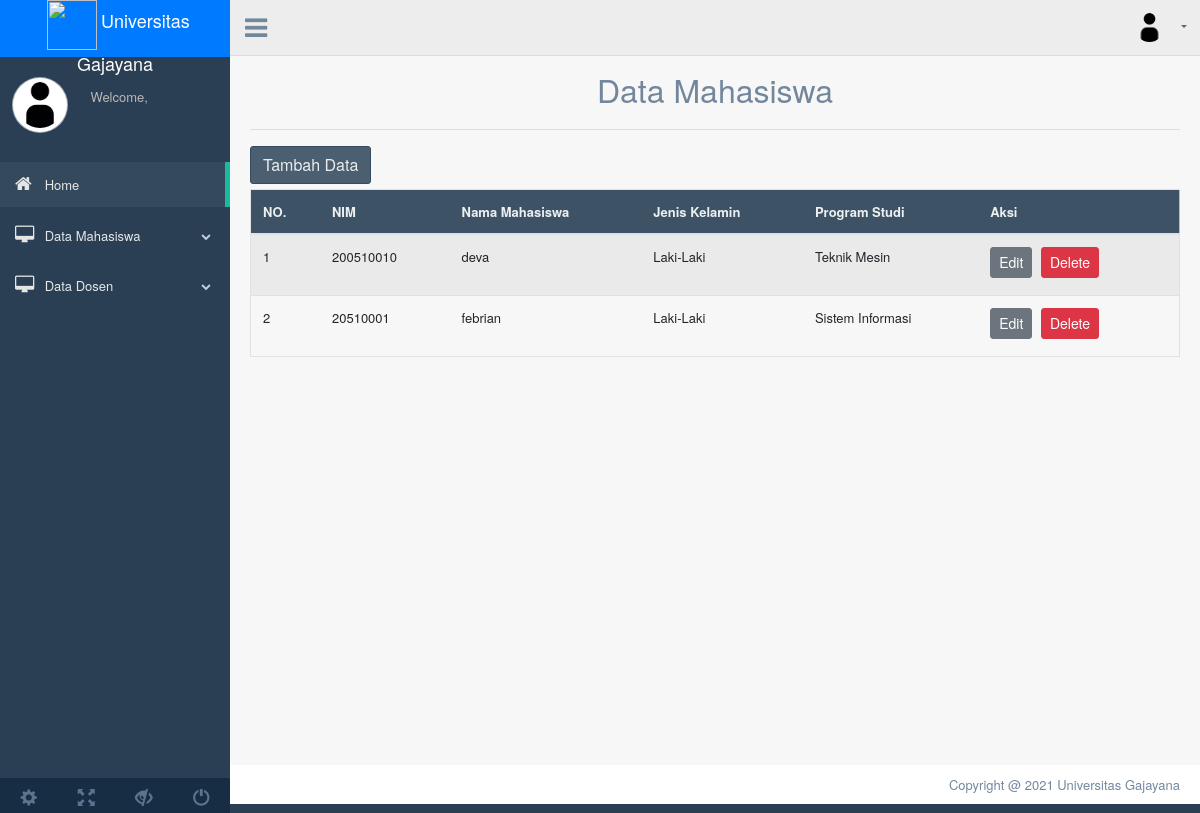
Screenshot of /index.php?page=tampil_mhs with the database file from the repository.
### tables this page shows
CREATE TABLE `mahasiswa` (
  `Nim` int(10) NOT NULL,
  `Nama_Mhs` varchar(50) NOT NULL,
  `Jenis_Kelamin` varchar(50) NOT NULL,
  `Program_Studi` varchar(50) NOT NULL
);

### tampil_data.php (the view, shortened to what this page needs)
<?php
include('koneksi.php');
?>
<div class="container" style="margin-top:20px">
	<center>
		<font size="6">Data Mahasiswa</font>
	</center>
	<hr>
	<a href="index.php?page=tambah_mhs"><button class="btn btn-dark right">Tambah Data</button></a>
	<div class="table-responsive">
		<table class="table table-striped jambo_table bulk_action">
			<thead>
				<tr>
					<th>NO.</th>
					<th>NIM</th>
					<th>Nama Mahasiswa</th>
					<th>Jenis Kelamin</th>
					<th>Program Studi</th>
					<th>Aksi</th>
				</tr>
			</thead>
			<tbody>
				<?php
				$sql = mysqli_query($conn, "SELECT * FROM mahasiswa ORDER BY Nim DESC") or die(mysqli_error($conn));
				if (mysqli_num_rows($sql) > 0) {
					$no = 1;
					while ($data = mysqli_fetch_assoc($sql)) {
						echo '
						<tr>
							<td>' . $no . '</td>
							<td>' . $data['Nim'] . '</td>
							<td>' . $data['Nama_Mhs'] . '</td>
							<td>' . $data['Jenis_Kelamin'] . '</td>
							<td>' . $data['Program_Studi'] . '</td>
							<td>
								<a href="index.php?page=edit_mhs&Nim=' . $data['Nim'] . '" class="btn btn-secondary btn-sm">Edit</a>
								<a href="delete.php?Nim=' . $data['Nim'] . '" class="btn btn-danger btn-sm" onclick="return confirm(\'Yakin ingin menghapus data ini?\')">Delete</a>
							</td>
						</tr>
						';
						$no++;
					}
				} else {
					echo '
					<tr>
						<td colspan="6">Tidak ada data.</td>
					</tr>
					';
				}
				?>
		</table>
	</div>
</div>

### rows the page displays
mahasiswa: Nim "200510010", Nama_Mhs "deva", Jenis_Kelamin "Laki-Laki", Program_Studi "Teknik Mesin"
mahasiswa: Nim "20510001", Nama_Mhs "febrian", Jenis_Kelamin "Laki-Laki", Program_Studi "Sistem Informasi"
